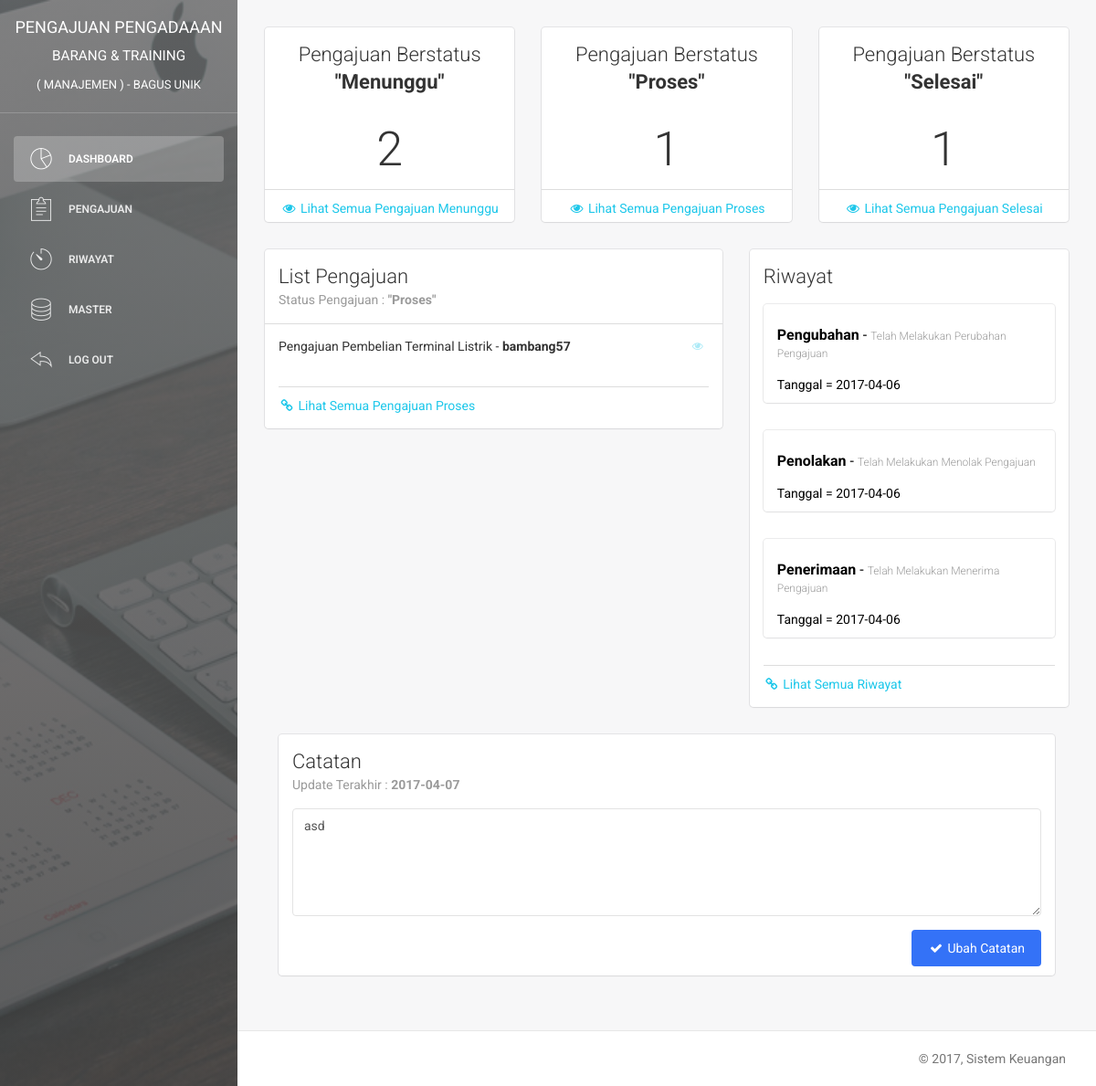
The page /admin/index.php (signed in) on the database its author committed.
### tables this page shows
CREATE TABLE `user` (
  `id_user` int(11) NOT NULL,
  `username` varchar(15) NOT NULL,
  `email` varchar(25) NOT NULL,
  `password` varchar(225) NOT NULL,
  `nama_depan` varchar(15) NOT NULL,
  `nama_belakang` varchar(15) NOT NULL,
  `jk` enum('laki-laki','perempuan') NOT NULL,
  `no_hp` varchar(15) NOT NULL,
  `alamat` text NOT NULL,
  `role` enum('manajemen','tim') NOT NULL,
  `pembuatan_akun` datetime NOT NULL,
  `update_akun` datetime NOT NULL
);

CREATE TABLE `pengajuan` (
  `id_pengajuan` int(11) NOT NULL,
  `pengajuan` varchar(225) NOT NULL,
  `id_user` int(11) NOT NULL,
  `jenis_pengajuan` varchar(225) NOT NULL,
  `tanggal_pengajuan` date NOT NULL,
  `gambar` varchar(225) NOT NULL,
  `biaya` int(225) NOT NULL,
  `alasan` text NOT NULL,
  `keterangan` text NOT NULL,
  `jadwal_pelaksanaan` date NOT NULL,
  `catatan` text NOT NULL,
  `status` enum('menunggu','proses','selesai') NOT NULL,
  `update_pengajuan` date NOT NULL
);

CREATE TABLE `riwayat` (
  `id_riwayat` int(11) NOT NULL,
  `kegiatan` varchar(225) NOT NULL,
  `kegiatan2` varchar(225) NOT NULL,
  `kegiatan3` varchar(225) NOT NULL,
  `jenis_riwayat` varchar(225) NOT NULL,
  `id_pengajuan` int(11) NOT NULL,
  `tanggal_kegiatan` date NOT NULL,
  `notifikasi` enum('1','0') NOT NULL
);

CREATE TABLE `catatan` (
  `id_catatan` varchar(5) NOT NULL,
  `catatan` text NOT NULL,
  `update_catatan` date NOT NULL
);

### admin/index.php (the view, shortened to what this page needs)
<?php
  include 'system/koneksi.php';
?>
<!doctype html>
<html lang="en">
<head>
    <link href="assets/css/bootstrap.min.css" rel="stylesheet" />
    <link href="assets/css/animate.min.css" rel="stylesheet"/>
    <link href="assets/css/light-bootstrap-dashboard.css" rel="stylesheet"/>
    <link href="assets/css/demo.css" rel="stylesheet" />
    <link href="http://maxcdn.bootstrapcdn.com/font-awesome/4.2.0/css/font-awesome.min.css" rel="stylesheet">
    <link href="assets/css/pe-icon-7-stroke.css" rel="stylesheet" />
</head>
<body>
<div class="wrapper">
    <div class="sidebar" data-color="black" data-image="assets/img/sidebar.jpg">
    	<div class="sidebar-wrapper">
            <div class="logo">
                <a href="index.php" class="simple-text">
<?php
 $query_login = "SELECT * FROM user WHERE email ='$_SESSION[email]'";
    $result_login = mysqli_query($link, $query_login);
    $data_login = mysqli_fetch_assoc($result_login);
    $username = $data_login["username"];
?>
                    Pengajuan Pengadaaan <small>Barang & Training <br> <small>( Manajemen ) - <?php echo $username ?></small></small>
                </a>
            </div>
            <ul class="nav">
                <li class="active">
                    <a href="index.php">
                        <i class="pe pe-7s-graph"></i>
                        <p>Dashboard</p>
                    </a>
                </li>
                <li>
                    <a href="pengajuan.php">
                        <i class="pe pe-7s-note2"></i>
                        <p>Pengajuan</p>
                    </a>
                </li>
                <li>
                    <a href="riwayat.php">
                        <i class="pe pe-7s-timer"></i>
                        <p>Riwayat</p>
                    </a>
                </li>
                <li>
                    <a href="master.php">
                        <i class="pe pe-7s-server"></i>
                        <p>Master</p>
                    </a>
                </li>
                <li>
                    <a href="../logout.php">
                        <i class="pe pe-7s-back"></i>
                        <p>Log out</p>
                    </a>
                </li>
            </ul>
    	</div>
    </div>
    <div class="main-panel">
        <div class="content">
            <div class="container-fluid">
                <div class="row">
                    <div class="col-md-4">
                        <div class="card">
                            <div class="header">
                                <h4 class="title" align="center">
                                    Pengajuan Berstatus <br><b>"Menunggu"</b>
                                </h4>
                            </div>
<?php
    $query_menunggu = "SELECT * FROM pengajuan WHERE status LIKE 'menunggu'";
    $result_menunggu = mysqli_query($link, $query_menunggu);
      $banyakdata_menunggu = $result_menunggu->num_rows;
?>
                            <div align="center">
                                <h1><?php echo $banyakdata_menunggu ?></h1>
                                <div class="footer">
                                    <hr>
                                    <div class="stats">
                                        <a href="pencarian_pengajuan.php?pengajuan=&pengaju=&tanggal=&status=menunggu"><i class="fa fa-eye"></i> Lihat Semua Pengajuan Menunggu</a>
                                    </div>
                                </div>
                            </div>
                        </div>
                    </div>
                    <div class="col-md-4">
                        <div class="card">
                            <div class="header">
                                <h4 class="title" align="center">
                                Pengajuan Berstatus <br><b>"Proses"</b>
                                </h4>
                            </div>
<?php
    $query_proses = "SELECT * FROM pengajuan WHERE status LIKE 'proses'";
    $result_proses = mysqli_query($link, $query_proses);
      $banyakdata_proses = $result_proses->num_rows;
?>
                            <div align="center">
                                <h1><?php echo $banyakdata_proses ?></h1>
                                <div class="footer">
                                    <hr>
                                    <div class="stats">
                                        <a href="pencarian_pengajuan.php?pengajuan=&pengaju=&tanggal=&status=proses"><i class="fa fa-eye"></i> Lihat Semua Pengajuan Proses</a>
                                    </div>
                                </div>
                            </div>
                        </div>
                    </div>
                    <div class="col-md-4">
                        <div class="card">
                            <div class="header">
                                <h4 class="title" align="center">
                                Pengajuan Berstatus <br><b>"Selesai"</b>
                                </h4>
                            </div>
<?php
    $result_selesai = mysqli_query($link, $query_proses);
      $banyakdata_selesai = $result_selesai->num_rows;
?>
                            <div align="center">
                                <h1><?php echo $banyakdata_selesai ?></h1>
                                <div class="footer">
                                    <hr>
                                    <div class="stats">
                                        <a href="pencarian_pengajuan.php?pengajuan=&pengaju=&tanggal=&status=selesai"><i class="fa fa-eye"></i> Lihat Semua Pengajuan Selesai</a>
                                    </div>
                                </div>
                            </div>
                        </div>
                    </div>
                </div>
                <div class="row">
                    <div class="col-md-7">
                        <div class="card ">
                            <div class="header">
                                <h4 class="title">List Pengajuan</h4>
                                <p class="category">Status Pengajuan : <b>"Proses"</b></p>
                            </div>
                            <div class="content">
                                <div class="table-full-width">
                                    <table class="table">
                                        <tbody>
<?php
      $query_pengajuan = "SELECT a.id_pengajuan, a.pengajuan, a.id_user,  b.username, a.status
                            FROM pengajuan AS a INNER JOIN user AS b WHERE a.id_user = b.id_user
                            AND a.status = 'proses' ";
      $result_pengajuan = mysqli_query($link, $query_pengajuan);
      while($data_pengajuan = mysqli_fetch_assoc($result_pengajuan))
      {
                                        echo "<tr>";
                                        	echo "<td> $data_pengajuan[pengajuan] - <b>$data_pengajuan[username]</b></td>";
                                            echo '<td class="td-actions text-right">
                                                    <a href="detail_pengajuan.php?id='.$data_pengajuan['id_pengajuan'].'">
                                                        <button type="button" rel="tooltip" title="Lihat Pengajuan" class="btn btn-info btn-simple btn-xs">
                                                            <i class="fa fa-eye"></i>
                                                        </button>
                                                    </a>
                                                </td>';
                                        echo "</tr>";
      }
?>
                                        </tbody>
                                    </table>
                                </div>
                                <div class="footer">
                                    <hr>
                                    <div class="stats">
                                        <a href="pencarian_pengajuan.php?pengajuan=&pengaju=&tanggal=&status=proses"><i class="fa fa-link"></i> Lihat Semua Pengajuan Proses</a>
                                    </div>
                                </div>
                            </div>
                        </div>
                    </div>
                    <div class="col-md-5">
                        <div class="card">
                            <div class="header">
                                <h4 class="title">
                                Riwayat
                                </h4>
                            </div>
                            <div class="content">
<?php
    $query2 = "SELECT a.id_riwayat, a.kegiatan, a.id_pengajuan, a.jenis_riwayat, a.kegiatan3,
               a.tanggal_kegiatan, b.id_user, a.notifikasi FROM riwayat
               AS a INNER JOIN pengajuan AS b WHERE a.id_pengajuan = b.id_pengajuan
               ORDER BY id_riwayat DESC LIMIT 3" ;
      $result2 = mysqli_query($link, $query2);
      while($data2 = mysqli_fetch_assoc($result2)){
                    echo '<a href="detail_pengajuan.php?id='.$data2['id_pengajuan'].'" style="color:black">';
                        echo '<div class="card">';
                            echo '<div class="content">';
                                echo '<h5><b>'.$data2['jenis_riwayat'].'</b> - <small>'.$data2['kegiatan'].'</small></h5>';
                                echo 'Tanggal = '.$data2['tanggal_kegiatan'].'';
                            echo '</div>';
                        echo '</div>';
                    echo '</a>';
      }
?>
                                <div class="footer">
                                    <hr>
                                    <div class="stats">
                                        <a href="riwayat.php"><i class="fa fa-link"></i> Lihat Semua Riwayat </a>
                                    </div>
                                </div>
                            </div>
                        </div>
                    </div>
                </div>
                <div class="col-md-12">
                    <div class="card">
                        <div class="header">
                            <form id="form_catatan" method="post" action="system/proses_catatan.php">
                                <h4 class="title">Catatan</h4>
<?php
    $query_catatan = "SELECT * FROM catatan";
    $result_catatan = mysqli_query($link, $query_catatan);
    $data_catatan = mysqli_fetch_assoc($result_catatan);
?>
                                    <p class="category">Update Terakhir : <b><?php echo $data_catatan['update_catatan']?></b></p>
                                </div>
                                <div class="content">
                                    <div class="form-group">
                                        <textarea rows="5" class="form-control" placeholder="Kosong" name="catatan" id="form_catatan"><?php echo $data_catatan['catatan'] ?></textarea>
                                    </div>
                                <div align="right">
                                    <button type="submit" name="input" rel="tooltip" title="Konfirmasi" class="btn btn-primary btn-fill">
                                        <i class="fa fa-check"></i> Ubah Catatan
                                    </button>
                                </div>
                                </div>
                        </div>
                    </div>
                </div>
            </div>
            <footer class="footer">
                <div class="container-fluid">
                    <p class="copyright pull-right">
                        &copy; <script>document.write(new Date().getFullYear())</script>, Sistem Keuangan
                    </p>
                </div>
            </footer>
    </div>
</div>
</body>
</html>

### rows shown on the page
user: username "BAGUS UNIK"
pengajuan: pengajuan "Pengajuan Pembelian Terminal Listrik", id_user.username "bambang57"
riwayat: jenis_riwayat "Pengubahan", kegiatan "Telah Melakukan Perubahan Pengajuan", tanggal_kegiatan "2017-04-06"
riwayat: jenis_riwayat "Penolakan", kegiatan "Telah Melakukan Menolak Pengajuan", tanggal_kegiatan "2017-04-06"
riwayat: jenis_riwayat "Penerimaan", kegiatan "Telah Melakukan Menerima Pengajuan", tanggal_kegiatan "2017-04-06"
catatan: update_catatan "2017-04-07", catatan "asd"

### other values the page prints
$banyakdata_menunggu "2"
$banyakdata_proses "1"
$banyakdata_selesai "1"
